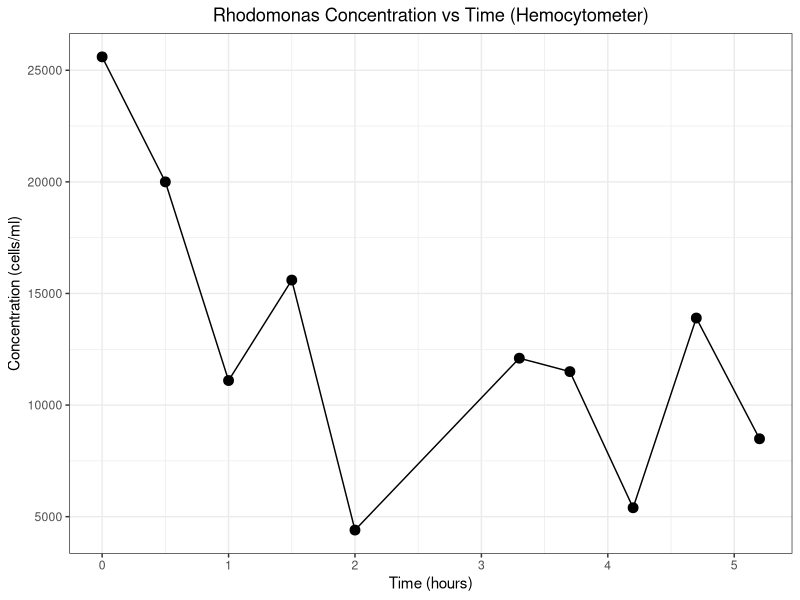
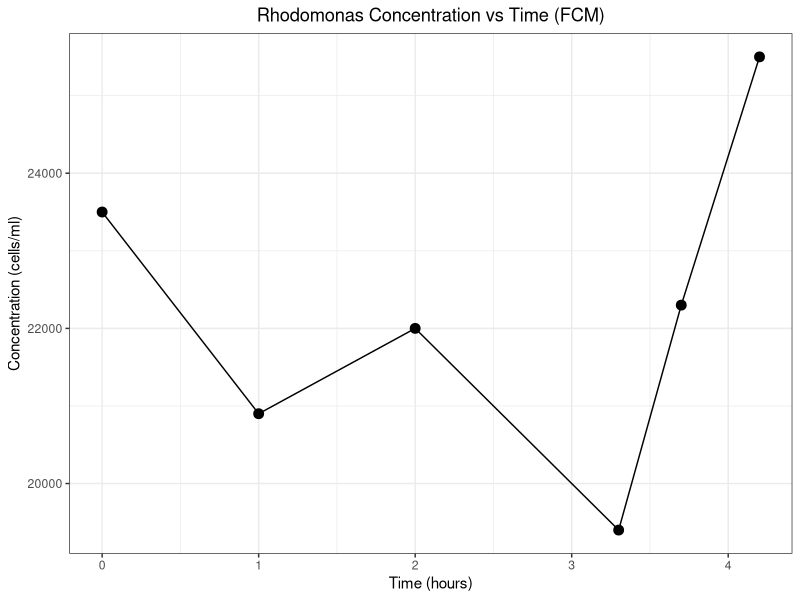
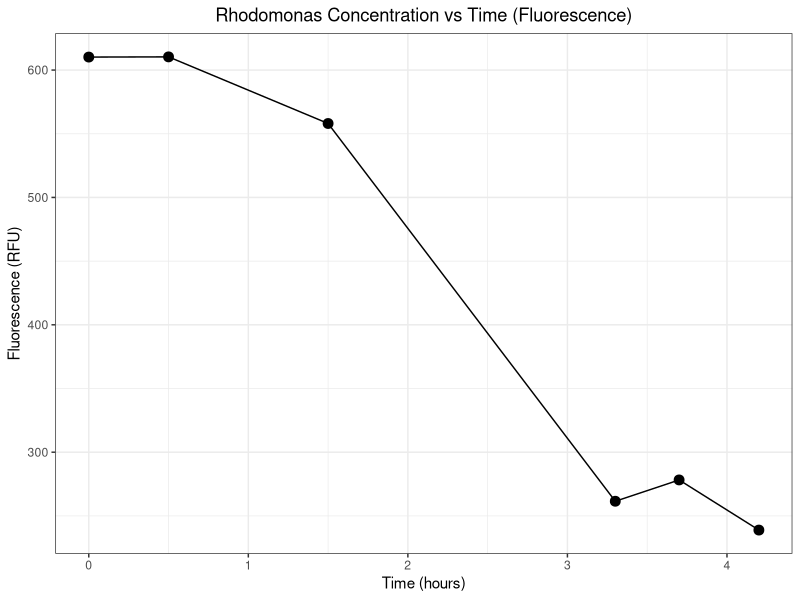

Reproduce these figures in R, in order.
# Libraries I usually use in R for general applications
library(ggplot2)
library(tidyr)
library(dplyr)

# Data Sorting --> Normally I just read.csv from the xlsx file, but for small (n) counts it's easier to manually enter than fiddle with the columns, rownames, etc. 
group14_data <- data.frame(
  time = c(0.0, 0.5, 1.0, 1.5, 2.0, 3.3, 3.7, 4.2, 4.7, 5.2),
  hemocytometer = c(25600, 20000, 11100, 15600, 4400, 12100, 11500, 5400, 13900, 8490),
  fcm = c(23500, NA, 20900, NA, 22000, 19400, 22300, 25500, NA, NA),
  fluorescence = c(610.2, 610.35, NA, 558.05, NA, 261.49, 278.22, 238.86, NA, NA)
)

# Plot 1: Hemocytometer counts
plot1 <- ggplot(group14_data, aes(x = time, y = hemocytometer)) +
  geom_line(aes(group = 1)) +  # Group = 1 to force line connection --> ditto for other plots 
  geom_point(size = 3) +
  labs(title = "Rhodomonas Concentration vs Time (Hemocytometer)",
       x = "Time (hours)",
       y = "Concentration (cells/ml)") +
  theme_bw() +
  theme(plot.title = element_text(hjust = 0.5))

# Plot 2: FCM counts
plot2 <- ggplot(group14_data %>% filter(!is.na(fcm)), aes(x = time, y = fcm)) +
  geom_line(aes(group = 1)) +  
  geom_point(size = 3) +
  labs(title = "Rhodomonas Concentration vs Time (FCM)",
       x = "Time (hours)",
       y = "Concentration (cells/ml)") +
  theme_bw() +
  theme(plot.title = element_text(hjust = 0.5))

# Plot 3: Fluorescence
plot3 <- ggplot(group14_data %>% filter(!is.na(fluorescence)), aes(x = time, y = fluorescence)) +
  geom_line(aes(group = 1)) + 
  geom_point(size = 3) +
  labs(title = "Rhodomonas Concentration vs Time (Fluorescence)",
       x = "Time (hours)",
       y = "Fluorescence (RFU)") +
  theme_bw() +
  theme(plot.title = element_text(hjust = 0.5))

# Print plots

print(plot1)
print(plot2)
print(plot3)
